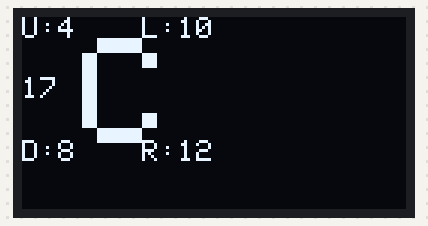
A sketch run on a simulated Arduino Uno, built with avr-gcc and run on an emulated ATmega328P. Parts: 128×64 one-colour display. The display library's start-up logo is not drawn.

Above: at 2.2 s.

The sketch:

Write-on-OLED.ino
```cpp
//Dessa fyra biblioteken måste inkluderas.
#include <SPI.h>
#include <Wire.h>
#include <Adafruit_GFX.h>
#include <Adafruit_SSD1306.h>

//Dessa två rader måste vara med.
#define OLED_RESET 0  // GPIO0
Adafruit_SSD1306 display(OLED_RESET);

//Adafruit_SSD1306 display = Adafruit_SSD1306(64, 48, &Wire);

String up_neighbour = "4";
String down_neighbour = "8";
String left_neighbour = "10";
String right_neighbour = "12";
String my_ID = "17";


void setup() {
  Serial.begin(9600);
  //Raden nedan är ett måste i setupen
  display.begin(SSD1306_SWITCHCAPVCC, 0x3C);
  display.display();
  delay(1000);
  display.clearDisplay();
  display.display();
  delay(1000);
  display.clearDisplay();
  WriteonOLED();
  delay(1000);
}

void loop() {
  yield();
  delay(10);

}

void WriteonOLED () {
  display.clearDisplay();
  display.display();
  display.setTextSize(5);
  display.setTextColor(WHITE);
  display.setCursor(20,7);
  display.println("C");
  display.setTextSize(1);
  display.setCursor(0,0);
  display.println("U:" + up_neighbour);
  display.setCursor(0,41);
  display.println("D:" + down_neighbour);
  display.setCursor(40,0);
  display.println("L:" + left_neighbour);
  display.setCursor(40,41);
  display.println("R:" + right_neighbour);
  display.setCursor(0,20);
  display.println(my_ID);
  yield();
  display.display();
  delay(1000);
  }
```
